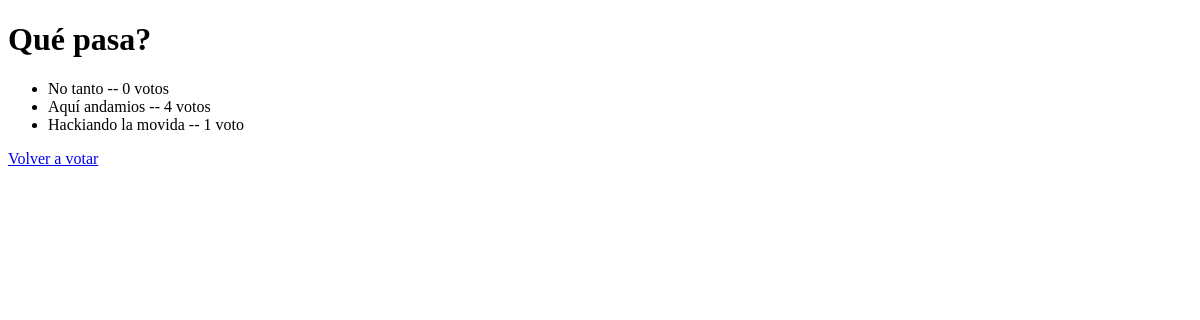
/sondeo/2/resultados/, run on an earlier commit of the app's database.
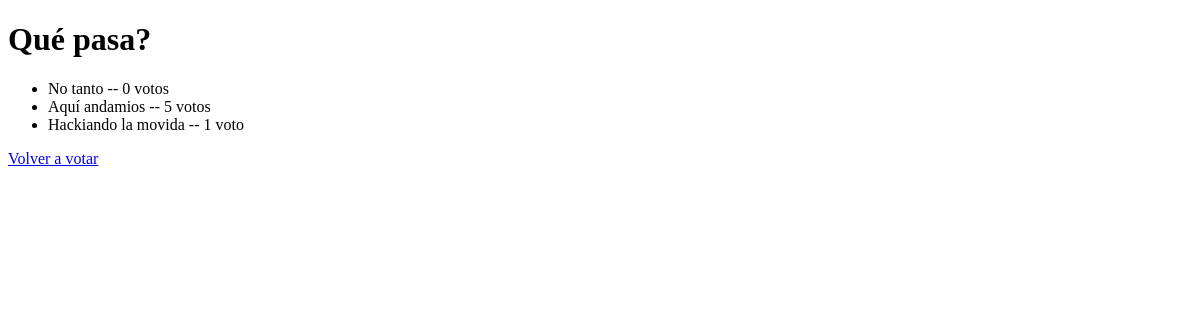
And on a later commit of the database.
### sondeo/models.py (models this page shows, shortened)
class Pregunta(models.Model):
    texto_pregunta = models.CharField(max_length=200) # Tamaño máximo del texto
    fecha_de_publicacion = models.DateTimeField("fecha de publicación") # Con el argumento "decha de publicación" se le añade un texto legible para las personas, si no sería el que esté por defecto "fecha_de_publicacion" en este caso

class Respuesta(models.Model):
    pregunta = models.ForeignKey(Pregunta, on_delete=models.CASCADE) # Relación de clave foránea con la tabla Pregunta y al borrarse se borran las respuestas asociadas
    texto_elegido = models.CharField(max_length=200)
    votos = models.IntegerField(default=0) #Número de votos. Empìeza en 0

### sondeo/views.py (the view)
# urls.py: path("<int:pk>/resultados/", views.ResultadosView.as_view(), name="resultados"),
class ResultadosView(generic.DetailView):
    model = Pregunta
    template_name = "sondeo/resultados.html"
    def get_queryset(self):
        return Pregunta.objects.filter(fecha_de_publicacion__lte=timezone.now())

### sondeo/templates/sondeo/resultados.html (shortened to what this page needs)
<!DOCTYPE html>
<html lang="en">
<head>
</head>
<body>
  <h1> {{ pregunta.texto_pregunta }} </h1>
  <ul>
    {% for respuesta in pregunta.respuesta_set.all %}
    <li> {{ respuesta.texto_elegido }} -- {{ respuesta.votos }} voto{{ respuesta.votos|pluralize }} </li>
    {% endfor %}
  </ul>
  <a href="{% url 'sondeo:detalle' pregunta.id %}">Volver a votar</a>
</body>
</html>

What changed in the data, as far as the page shows it:
changed Respuesta "Aquí andamios": votos "4" → "5"
